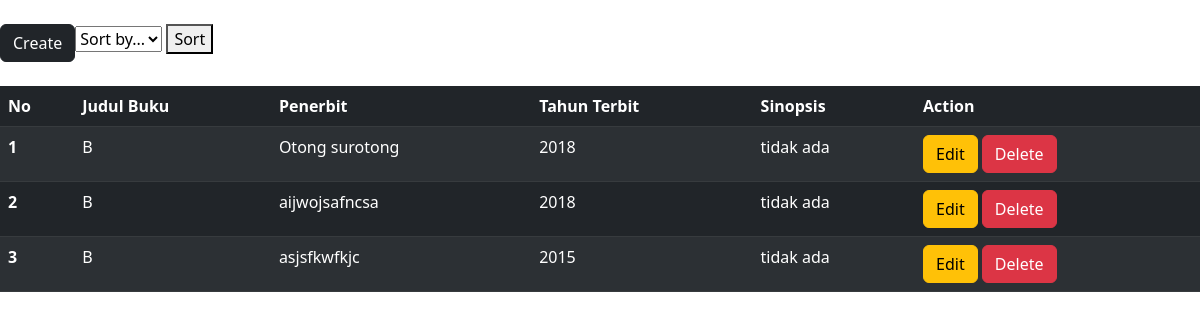
The page / on the database its author committed.
### tables this page shows
CREATE TABLE `buku`  (
  `id_buku` int NOT NULL AUTO_INCREMENT,
  `judul_buku` varchar(60) NOT NULL,
  `penerbit` varchar(60) NOT NULL,
  `sinopsis` text NOT NULL,
  `th_terbit_buku` year NOT NULL,
  PRIMARY KEY (`id_buku`) USING BTREE
);

### config.php (called while the page is built, shortened)
<?php
$host = 'localhost';
$db = 'perpustakaan';
$username = 'root';
$pass = '';
$conn = mysqli_connect($host, $username, $pass, $db);
function show($data = "judul_buku")
{
    global $conn;
    $query = mysqli_query($conn, "SELECT * FROM buku ORDER BY {$data} ASC");
    return $query;
}

### index.php (the view, shortened to what this page needs)
<!doctype html>
<?php
    include_once 'config.php';
    $data = show();
?>
<html lang="en">
<head>
    <link href="https://cdn.jsdelivr.net/npm/bootstrap@5.2.2/dist/css/bootstrap.min.css" rel="stylesheet">
</head>
<body>
    <?php include_once 'config.php'; ?>
    <br>
    <div class="d-flex">
        <a class="btn btn-dark mb-4" href="create.php">Create</a>
        <form action="" method="post">
        <select name="sort" id="sort">
            <option value=""selected>Sort by...</option>
        </select>
        <button type="submit" name="buttonSort">Sort</button>
        </form>
    </div>
    <table class="table table-dark table-striped">
        <thead>
            <tr>
                <th scope="col">No</th>
                <th scope="col">Judul Buku</th>
                <th scope="col">Penerbit</th>
                <th scope="col">Tahun Terbit</th>
                <th scope="col">Sinopsis</th>
                <th scope="col">Action</th>
            </tr>
        </thead>
        <tbody>
            <?php $i = 1;
            foreach ($data as $d) : ?>
                <tr>
                    <th scope="row">
                        <?=$i?>
                    </th>
                    <td><?= $d['judul_buku'] ?></td>
                    <td><?= $d['penerbit'] ?></td>
                    <td><?= $d['th_terbit_buku'] ?></td>
                    <td><?= $d['sinopsis'] ?></td>
                    <td>
                        <form action="" method="post">
                        <a class="btn btn-warning" href="edit.php?id_buku=<?=base64_encode($d['id_buku'])?>">Edit</a>
                            <button type="submit" class="btn btn-danger" name="btn_delete">Delete</button>
                        </form>
                    </td>
                </tr>
            <?php $i++; endforeach ?>
        </tbody>
    </table>
</body>
</html>

### rows shown on the page
buku: judul_buku "B", penerbit "Otong surotong", th_terbit_buku "2018", sinopsis "tidak ada"
buku: judul_buku "B", penerbit "aijwojsafncsa", th_terbit_buku "2018", sinopsis "tidak ada"
buku: judul_buku "B", penerbit "asjsfkwfkjc", th_terbit_buku "2015", sinopsis "tidak ada"
